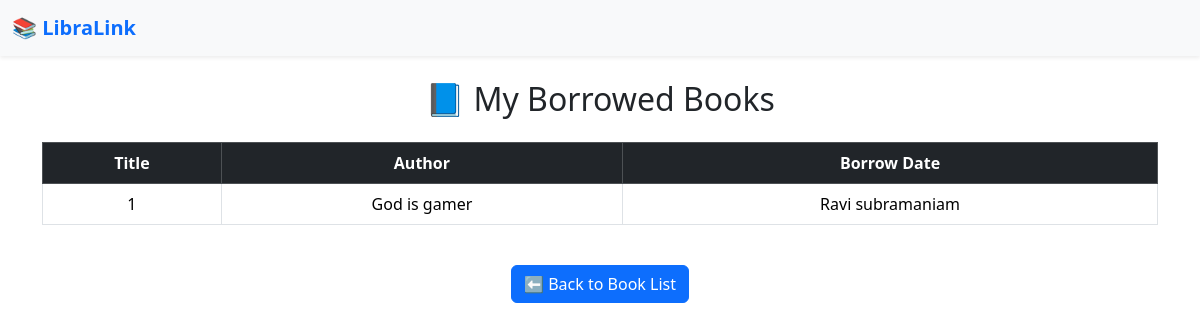
The app's page /user/borrowed, older data.
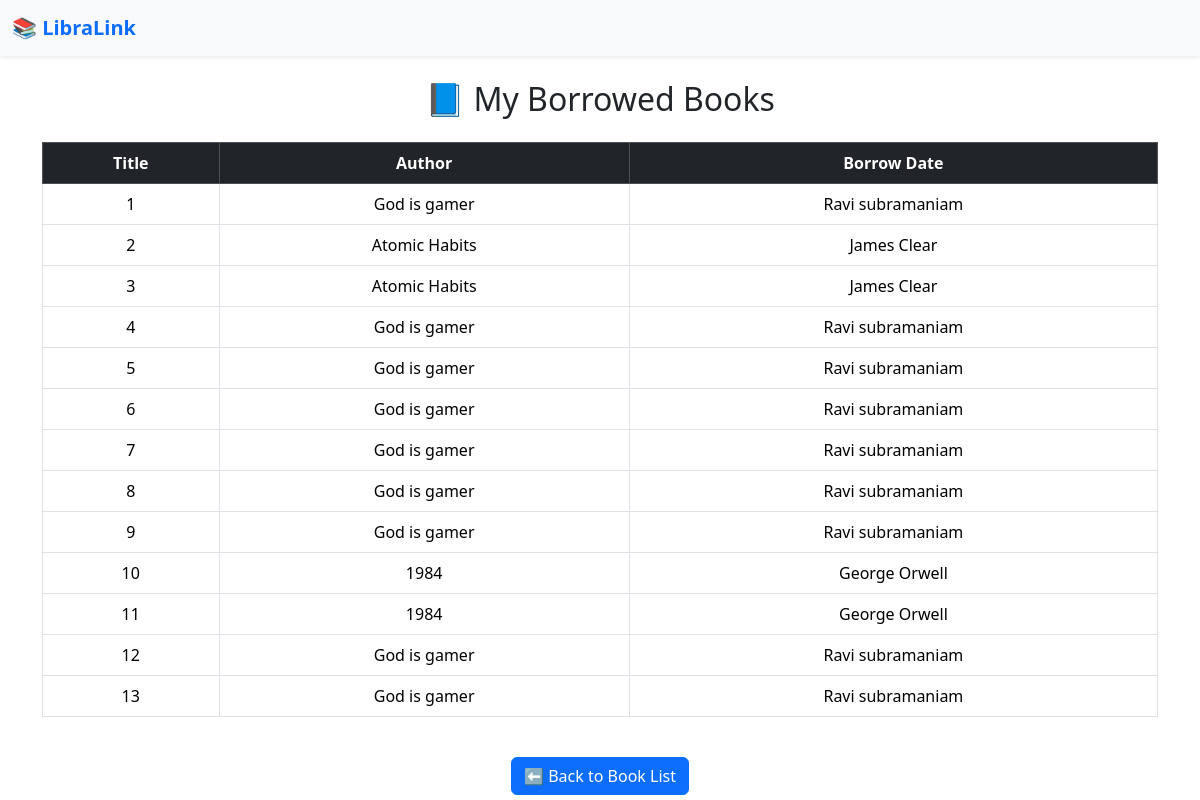
The same page, newer data.
### tables this page shows
CREATE TABLE borrowed_books (
        borrow_id INTEGER PRIMARY KEY AUTOINCREMENT,
        user_id INTEGER NOT NULL,
        book_id INTEGER NOT NULL,
        borrow_date TEXT NOT NULL,
        return_date TEXT,
        FOREIGN KEY(user_id) REFERENCES user(user_id),
        FOREIGN KEY(book_id) REFERENCES books(book_id)
    );

CREATE TABLE books(book_id integer primary key autoincrement,
    book_title text not null,
    author text not null,
    price float not null,
    stock integer not null);

### app.py (the view)
@app.route("/user/borrowed")
def view_borrowed_books():
    user_id = 1  # Hardcoded for now
    conn = sqlite3.connect("library.db")
    cursor = conn.cursor()
    cursor.execute("""
        SELECT bb.borrow_id, b.book_title, b.author, bb.borrow_date, bb.return_date
        FROM borrowed_books bb
        JOIN books b ON bb.book_id = b.book_id
        WHERE bb.user_id = ?
    """, (user_id,))
    borrowed = cursor.fetchall()
    conn.close()
    return render_template("borrowed_books.html", borrowed=borrowed)

### templates/borrowed_books.html (shortened to what this page needs)
{% extends "base.html" %}
{% block content %}
<h2 class="text-center mb-4">📘 My Borrowed Books</h2>
<div class="table-responsive">
    <table class="table table-bordered table-hover">
        <thead class="table-dark text-center">
            <tr>
                <th>Title</th>
                <th>Author</th>
                <th>Borrow Date</th>
            </tr>
        </thead>
        <tbody>
            {% for book in borrowed %}
            <tr class="text-center">
                <td>{{ book[0] }}</td>
                <td>{{ book[1] }}</td>
                <td>{{ book[2] }}</td>
            </tr>
            {% endfor %}
        </tbody>
    </table>
</div>
<div class="text-center mt-4">
    <a href="{{ url_for('user_home') }}" class="btn btn-primary">⬅️ Back to Book List</a>
</div>
{% endblock %}

Row changes from the older to the newer data that the page shows:
added borrowed_books: borrow_id "2", book_title "Atomic Habits", author "James Clear"
added borrowed_books: borrow_id "3", book_title "Atomic Habits", author "James Clear"
added borrowed_books: borrow_id "4", book_title "God is gamer", author "Ravi subramaniam"
added borrowed_books: borrow_id "5", book_title "God is gamer", author "Ravi subramaniam"
added borrowed_books: borrow_id "6", book_title "God is gamer", author "Ravi subramaniam"
added borrowed_books: borrow_id "7", book_title "God is gamer", author "Ravi subramaniam"
added borrowed_books: borrow_id "8", book_title "God is gamer", author "Ravi subramaniam"
added borrowed_books: borrow_id "9", book_title "God is gamer", author "Ravi subramaniam"
added borrowed_books: borrow_id "10", book_title "1984", author "George Orwell"
added borrowed_books: borrow_id "11", book_title "1984", author "George Orwell"
added borrowed_books: borrow_id "12", book_title "God is gamer", author "Ravi subramaniam"
added borrowed_books: borrow_id "13", book_title "God is gamer", author "Ravi subramaniam"
